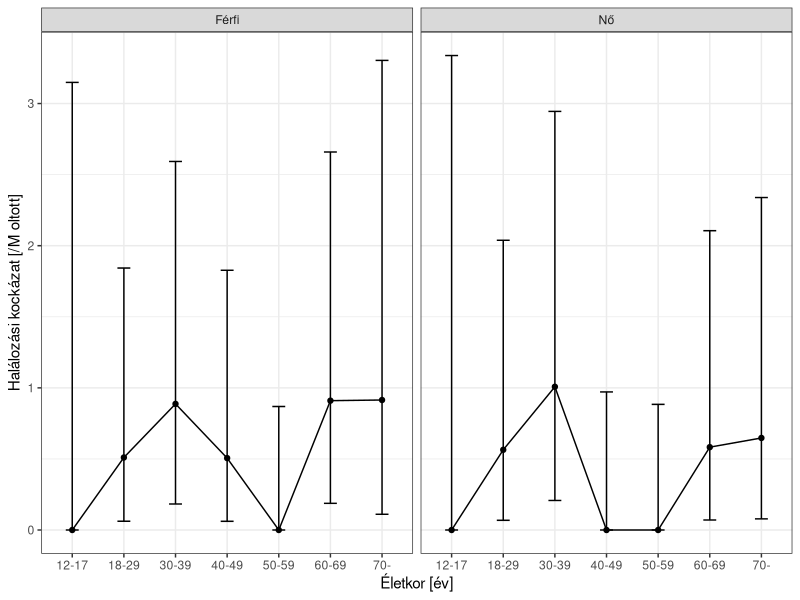

Write the R code that produced this figure.
## ---- chunk 1
library(data.table)
ggplot2::theme_set(ggplot2::theme_bw())
knitr::opts_chunk$set(echo = FALSE, fig.width = 12, dpi = 300, dev = "ragg_png")
KoreanData <- fread("KoreanData.csv", dec = ",")
KoreanData <- cbind(KoreanData, setNames(as.data.frame(t(sapply(1:nrow(KoreanData), function(i)
  with(binom.test(KoreanData$Death[i], KoreanData$Population[i]), c(estimate, conf.int))))),
  c("rate", "lci", "uci")))
## ---- chunk 2
knitr::kable(KoreanData[, .(Sex, Age, Population/1e6, Death,
                            paste0(format(round(rate*1e6, 2), nsmall = 2), " (",
                                   format(round(lci*1e6, 2), nsmall = 2), " - ",
                                   format(round(uci*1e6, 2), nsmall = 2), ")"))],
             col.names = c("Nem", "Életkor", "Oltottak száma [M fő]",
                           "Halálos szívizomgyulladás [fő]",
                           "Halálos szívizomgyulladás [fő/M oltott]"), digits = c(0, 0, 1, 0, 0))
## ---- chunk 3
ggplot2::ggplot(KoreanData[Sex!="Mindösszesen"&Age!="Mindösszesen"],
                ggplot2::aes(x = Age, y = rate*1e6, ymin = lci*1e6, ymax = uci*1e6, group = Sex)) +
  ggplot2::facet_wrap(~Sex) +
  ggplot2::geom_point() + ggplot2::geom_line() + ggplot2::geom_errorbar(width = 0.25) +
  ggplot2::labs(x = "Életkor [év]", y = "Halálozási kockázat [/M oltott]", color = "Nem")
## ---- chunk 4
knitr::kable(KoreanData[, .(Sex, Age,
                            paste0(format(round(rate*1e6, 2), nsmall = 2), " (",
                                   format(round(lci*1e6, 2), nsmall = 2), " - ",
                                   format(round(uci*1e6, 2), nsmall = 2), ")"),
                            HunPopulation/1e6,
                            paste0(format(round(rate*HunPopulation, 2), nsmall = 2), " (",
                                   format(round(lci*HunPopulation, 2), nsmall = 2), " - ",
                                   format(round(uci*HunPopulation, 2), nsmall = 2), ")"))],
             col.names = c("Nem", "Életkor", "Halálos szívizomgyulladás [fő/M oltott]",
                           "Magyar lakosok száma [M fő]",
                           "Halálos szívizomgyulladások várható száma teljes átoltottság esetén [fő]"),
             digits = c(0, 0, 0, 2, 0, 0))
## ---- chunk 5
MortData <- data.table(Sex = c("Férfi", "Férfi", "Férfi",
                               "Férfi", "Férfi", "Férfi", "Férfi", "Férfi", "Nő", 
                               "Nő", "Nő", "Nő", "Nő", "Nő", "Nő", "Nő",
                               "Mindösszesen", "Mindösszesen", "Mindösszesen", "Mindösszesen", 
                               "Mindösszesen", "Mindösszesen", "Mindösszesen", "Mindösszesen"),
                       Age = c("12-17", "18-29", "30-39", "40-49", "50-59", 
                               "60-69", "70-", "Mindösszesen", "12-17", "18-29", "30-39", 
                               "40-49", "50-59", "60-69", "70-", "Mindösszesen", "12-17", 
                               "18-29", "30-39", "40-49", "50-59", "60-69", "70-", "Mindösszesen"),
                       N = c(2L, 95L, 255L, 943L, 2259L, 5312L, 12390L, 21256L, 
                             4L, 66L, 157L, 432L, 1124L, 3187L, 15265L, 20235L,
                             6L, 161L, 412L, 1375L, 3383L, 8499L, 27655L, 41491L))

KoreanData <- merge(KoreanData, MortData, by = c("Sex", "Age"), sort = FALSE)

knitr::kable(KoreanData[, .(Sex, Age,
                            paste0(format(round(rate*HunPopulation, 2), nsmall = 2), " (",
                                   format(round(lci*HunPopulation, 2), nsmall = 2), " - ",
                                   format(round(uci*HunPopulation, 2), nsmall = 2), ")"),
                            N, N/(366 + 365 + 365)*365.241)],
             col.names = c("Nem", "Életkor", "Kockázat [fő]", "COVID-halálozás [fő]",
                           "COVID-halálozás [fő/év]"),
             digits = c(0, 0, 0, 1, 1))
